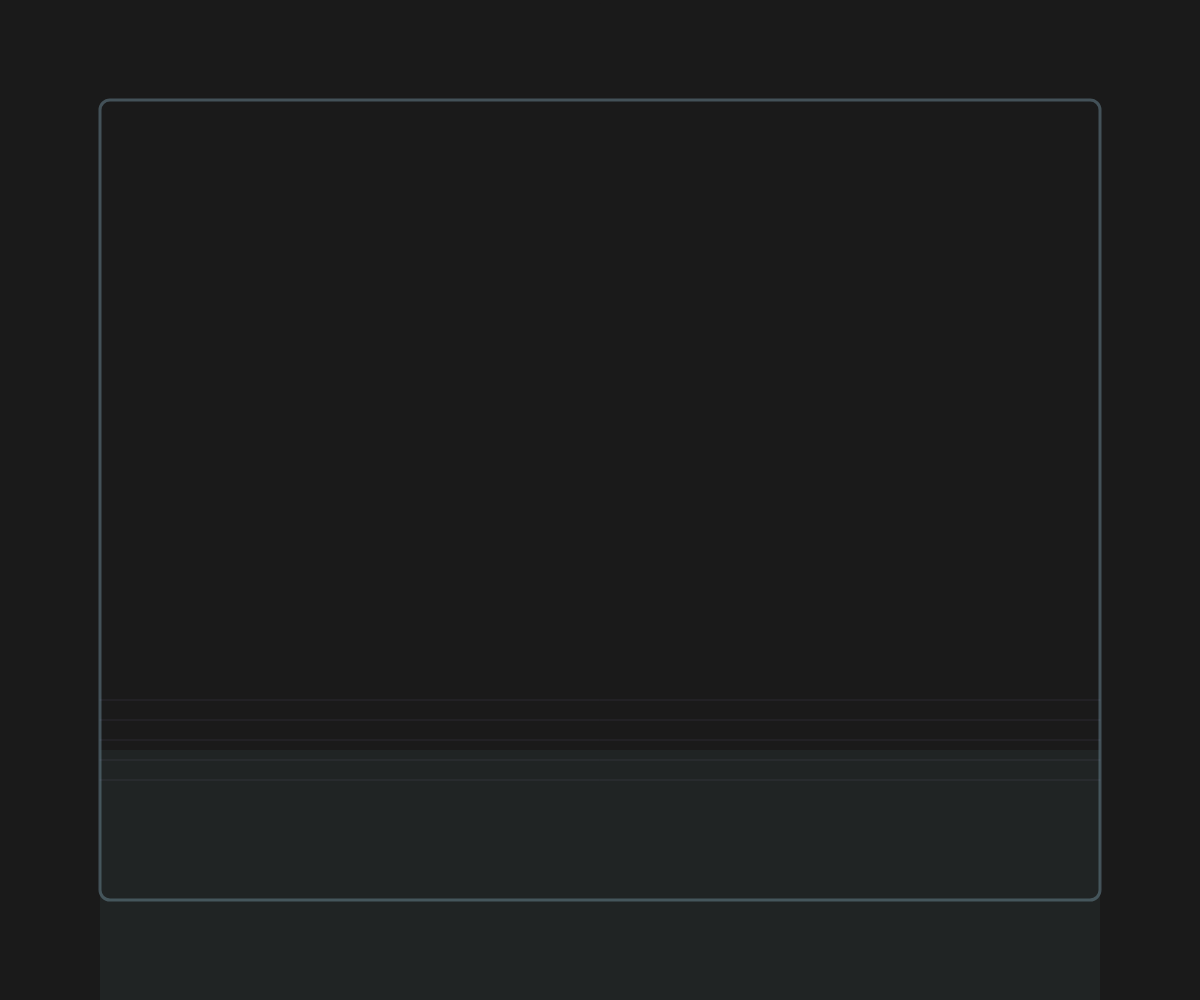
Frame 1 (no input)
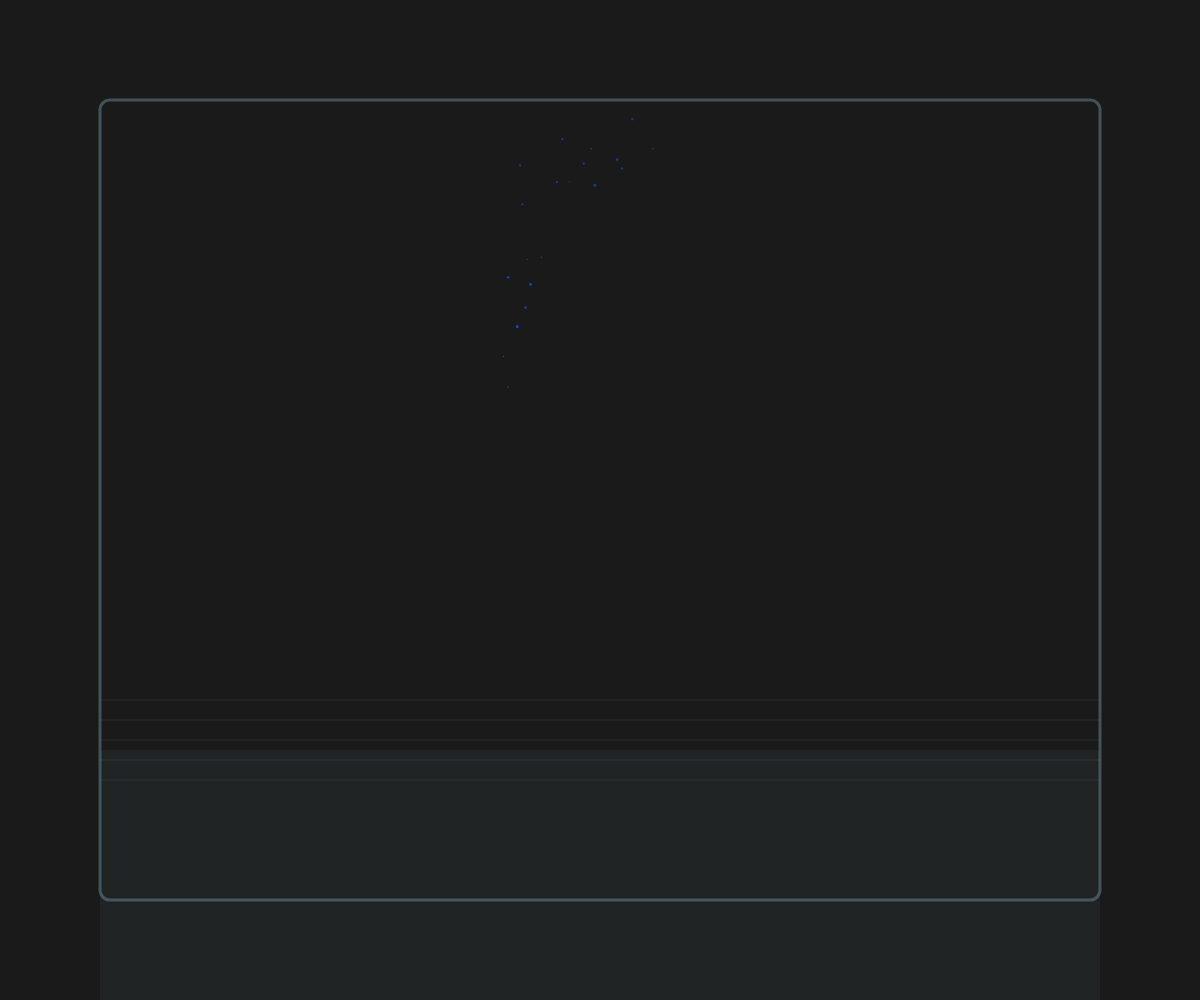
Frame 60 (no input)
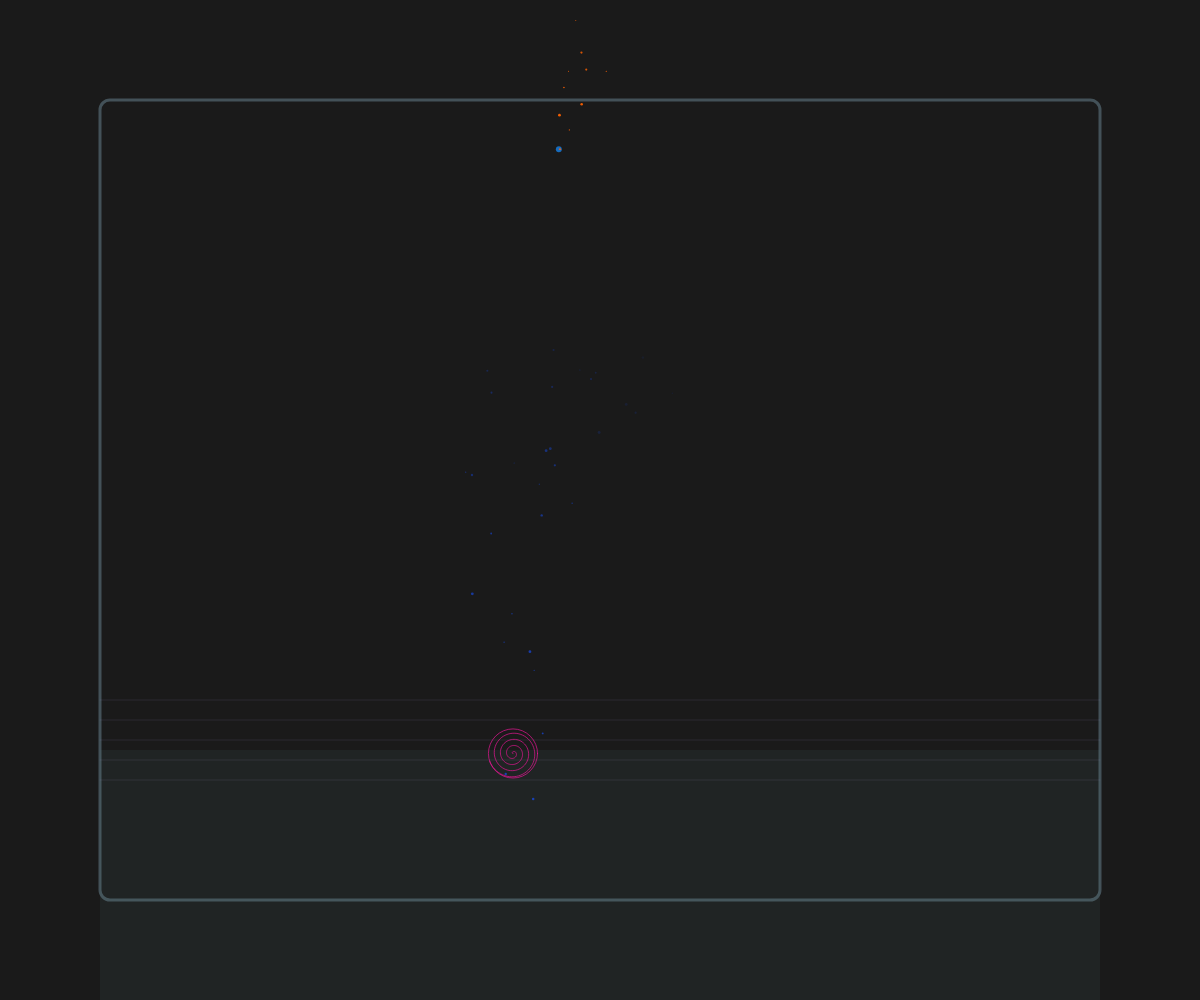
Frame 120 (the mouse pressed at the canvas centre since frame 60)

The p5.js sketch that drew these frames (run headless with seeded random() and noise() and a simulated clock; from frame 60 on, the mouse is pressed at the canvas centre):

// p5.js sketch
// ── sketch.js
let particles = [];
let vortexes = [];
let glass;
let stream;

function setup() {
  createCanvas(windowWidth, windowHeight);
  glass = new Glass();
  stream = new Stream();
  colorMode(HSB, 360, 100, 100, 1);
}

function draw() {
  background(0, 0, 10);
  glass.display();
  stream.update();
  stream.display();
  
  // Update and display vortexes
  for (let i = vortexes.length - 1; i >= 0; i--) {
    vortexes[i].update();
    vortexes[i].display();
    if (vortexes[i].isFinished()) {
      vortexes.splice(i, 1);
    }
  }
  
  // Update and display particles
  for (let i = particles.length - 1; i >= 0; i--) {
    particles[i].update();
    particles[i].display();
    if (particles[i].isFinished()) {
      particles.splice(i, 1);
    }
  }
}

function windowResized() {
  resizeCanvas(windowWidth, windowHeight);
}

class Stream {
  constructor() {
    this.reset();
  }
  
  reset() {
    this.position = createVector(width/2, 0);
    this.velocity = createVector(0, random(2, 4));
    this.size = random(2, 6);
    this.color = color(random(180, 240), 90, 90, 0.8);
  }
  
  update() {
    // Add some randomness to the stream
    this.velocity.x += random(-0.5, 0.5);
    this.velocity.y += random(-0.2, 0.2);
    
    // Apply gravity
    this.velocity.y += 0.1;
    
    // Update position
    this.position.add(this.velocity);
    
    // Create new particles
    if (frameCount % 3 === 0) {
      let p = new Particle(this.position.x, this.position.y, this.color);
      particles.push(p);
    }
    
    // Check if stream hit the glass surface
    if (this.position.y > height * 0.75) {
      // Create vortex at impact point
      vortexes.push(new Vortex(this.position.x, this.position.y));
      this.reset();
    }
  }
  
  display() {
    noStroke();
    fill(this.color);
    ellipse(this.position.x, this.position.y, this.size);
  }
}

class Particle {
  constructor(x, y, c) {
    this.position = createVector(x, y);
    this.velocity = p5.Vector.random2D().mult(random(0.5, 2));
    this.velocity.y += random(-1, 1);
    this.color = c;
    this.lifespan = 255;
    this.size = random(1, 3);
  }
  
  update() {
    // Apply gravity
    this.velocity.y += 0.1;
    
    // Apply some drag
    this.velocity.mult(0.98);
    
    // Update position
    this.position.add(this.velocity);
    
    // Reduce lifespan
    this.lifespan -= 2;
  }
  
  display() {
    noStroke();
    fill(red(this.color), green(this.color), blue(this.color), this.lifespan/255);
    ellipse(this.position.x, this.position.y, this.size);
  }
  
  isFinished() {
    return this.lifespan < 0;
  }
}

class Vortex {
  constructor(x, y) {
    this.position = createVector(x, y);
    this.radius = 0;
    this.maxRadius = random(30, 60);
    this.speed = random(0.5, 1.5);
    this.angle = random(TWO_PI);
    this.rotationSpeed = random(-0.05, 0.05);
    this.lifespan = 255;
    this.color = color(random(300, 360), 90, 90, 0.7);
  }
  
  update() {
    this.radius += this.speed;
    this.angle += this.rotationSpeed;
    this.lifespan -= 2;
  }
  
  display() {
    noFill();
    stroke(this.color);
    strokeWeight(1);
    
    // Draw spiral
    beginShape();
    for (let a = 0; a < TWO_PI * 4; a += 0.1) {
      let r = this.radius * (a / (TWO_PI * 4));
      let x = this.position.x + cos(a + this.angle) * r;
      let y = this.position.y + sin(a + this.angle) * r;
      vertex(x, y);
    }
    endShape();
    
    // Draw expanding circle
    noFill();
    stroke(this.color);
    strokeWeight(1);
    ellipse(this.position.x, this.position.y, this.radius * 2);
  }
  
  isFinished() {
    return this.lifespan < 0 || this.radius > this.maxRadius;
  }
}

class Glass {
  constructor() {
    // Draw a transparent glass with some reflection effect
  }
  
  display() {
    // Draw glass outline
    noFill();
    stroke(200, 30, 90, 0.3);
    strokeWeight(3);
    rect(100, 100, width - 200, height - 200, 10);
    
    // Draw some reflections
    stroke(255, 30, 90, 0.1);
    strokeWeight(1);
    for (let i = 0; i < 5; i++) {
      let y = height * 0.7 + i * 20;
      line(100, y, width - 100, y);
    }
    
    // Draw the liquid surface
    noStroke();
    fill(180, 30, 50, 0.1);
    rect(100, height * 0.75, width - 200, height * 0.25);
  }
}
